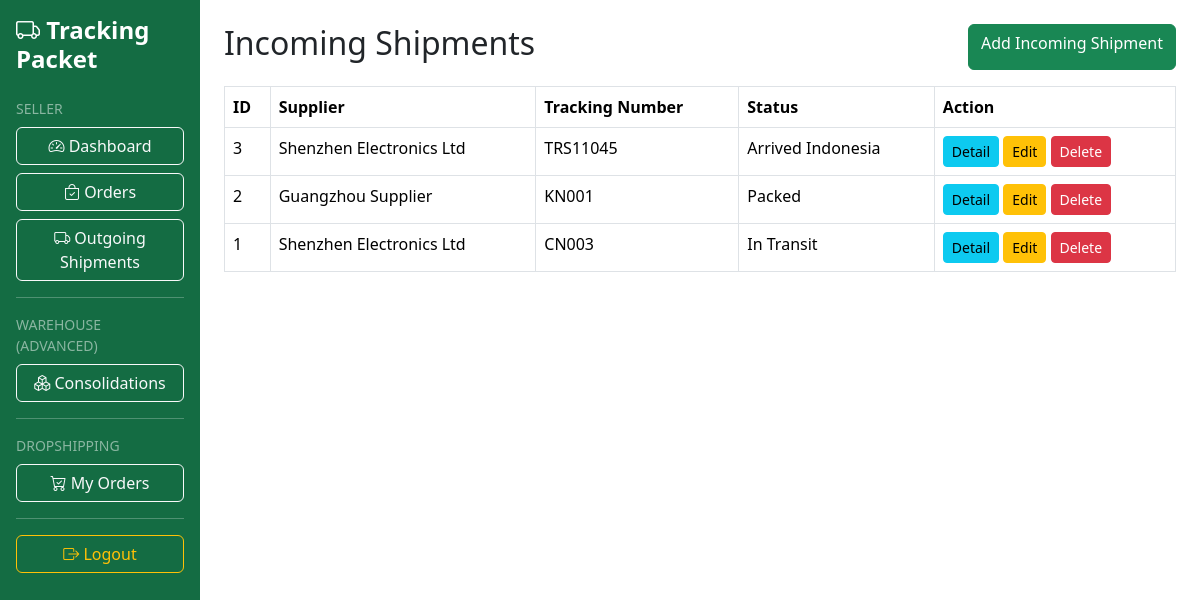
The app's page /archive/incoming/index.php (signed in) with its own data.
### tables this page shows
CREATE TABLE `incoming_shipments` (
  `id` int(11) NOT NULL,
  `seller_id` int(11) NOT NULL,
  `supplier_id` int(11) NOT NULL,
  `tracking_number` varchar(50) NOT NULL,
  `status` varchar(100) NOT NULL,
  `created_at` timestamp NOT NULL DEFAULT current_timestamp()
);

CREATE TABLE `suppliers` (
  `id` int(11) NOT NULL,
  `seller_id` int(11) NOT NULL,
  `supplier_name` varchar(100) NOT NULL,
  `email` varchar(100) DEFAULT NULL,
  `phone` varchar(30) DEFAULT NULL,
  `country` varchar(100) DEFAULT NULL,
  `created_at` timestamp NOT NULL DEFAULT current_timestamp()
);

### archive/incoming/index.php (the view, shortened to what this page needs)
<?php
$user_id = $_SESSION['user_id'];
$result = mysqli_query(
    $conn,
    "SELECT
        incoming_shipments.*,
        suppliers.supplier_name
     FROM incoming_shipments
     JOIN suppliers
        ON suppliers.id = incoming_shipments.supplier_id
     WHERE incoming_shipments.seller_id='$user_id'
     ORDER BY incoming_shipments.id DESC"
);
include '../../includes/layout-top.php';
?>
<div class="d-flex justify-content-between mb-3">
    <h2>Incoming Shipments</h2>
    <a
        href="create.php"
        class="btn btn-primary">
        Add Incoming Shipment
    </a>
</div>
<table class="table table-bordered">
    <thead>
        <tr>
            <th>ID</th>
            <th>Supplier</th>
            <th>Tracking Number</th>
            <th>Status</th>
            <th>Action</th>
        </tr>
    </thead>
    <tbody>
    <?php while($row = mysqli_fetch_assoc($result)) : ?>
        <tr>
            <td><?= $row['id']; ?></td>
            <td><?= $row['supplier_name']; ?></td>
            <td><?= $row['tracking_number']; ?></td>
            <td><?= $row['status']; ?></td>
            <td>
                <a
                    href="detail.php?id=<?= $row['id']; ?>"
                    class="btn btn-sm btn-info">
                    Detail
                </a>
                <a
                    href="edit.php?id=<?= $row['id']; ?>"
                    class="btn btn-sm btn-warning">
                    Edit
                </a>
                <a
                    href="delete.php?id=<?= $row['id']; ?>"
                    class="btn btn-sm btn-danger"
                    onclick="return confirm('Delete this incoming shipment?')">
                    Delete
                </a>
            </td>
        </tr>
    <?php endwhile; ?>
    </tbody>
</table>
<?php include '../../includes/layout-bottom.php'; ?>

### assets/css/custom.css (style rules this page uses)
:root { --primary-green:#198754; --primary-green-dark:#146c43; }
.btn-primary { background-color:var(--primary-green); border-color:var(--primary-green); }
.table thead { background-color:var(--primary-green); color:white; }

### records on screen
incoming_shipments: id "3", supplier.supplier_name "Shenzhen Electronics Ltd", tracking_number "TRS11045", status "Arrived Indonesia"
incoming_shipments: id "2", supplier.supplier_name "Guangzhou Supplier", tracking_number "KN001", status "Packed"
incoming_shipments: id "1", supplier.supplier_name "Shenzhen Electronics Ltd", tracking_number "CN003", status "In Transit"
